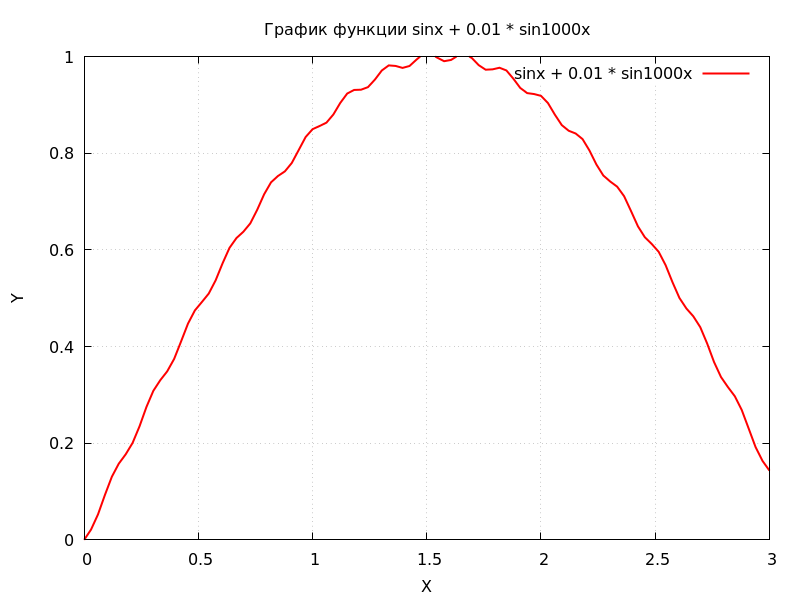

Write gnuplot code to recreate this figure.
set title "График функции sinx + 0.01 * sin1000x"
set xlabel "X"
set ylabel "Y"
set xrange [0:3]
set yrange [0:1]
set grid
set key top right
set samples 1000
plot sin(x) + 0.01 * sin(1000 * x) with lines lw 1 lc rgb "red" title "sinx + 0.01 * sin1000x"
set terminal pngcairo size 800,600
set output "5.png"
replot
set output